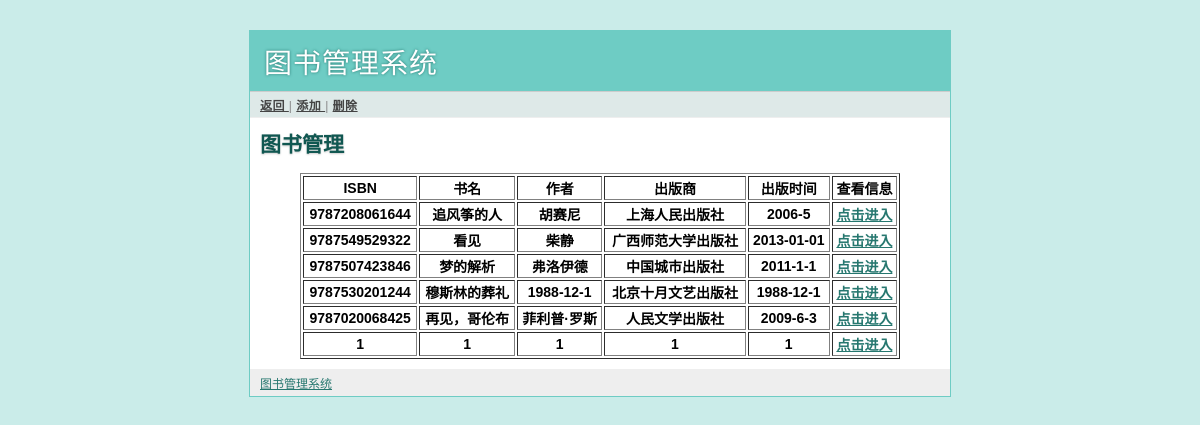
The page /manager/books (signed in) on the database its author committed.
### tables this page shows
CREATE TABLE books(
       book_id text primary key,
       book_name text not null,
       author text not null,
       publish_com text not null,
       publish_date text not null
);

### book.py (the view)
@app.route('/manager/books')
def manager_books():
    manager_judge()
    return render_template('manager_books.html',
                           books=query_db('select * from books', []))

### book.py (called while the page is built)
def get_db():
    top = _app_ctx_stack.top
    if not hasattr(top, 'sqlite_db'):
        top.sqlite_db = sqlite3.connect(app.config['DATABASE'])
        top.sqlite_db.row_factory = sqlite3.Row
    return top.sqlite_db

@app.teardown_appcontext
def close_database(exception):
    top = _app_ctx_stack.top
    if hasattr(top, 'sqlite_db'):
        top.sqlite_db.close()

def query_db(query, args=(), one=False):
    cur = get_db().execute(query, args)
    rv = cur.fetchall()
    return (rv[0] if rv else None) if one else rv

@app.before_request
def before_request():
    g.user = None
    if 'user_id' in session:
        g.user = session['user_id']

def manager_judge():
    if not session['user_id']:
        error = 'Invalid manager, please login'
        return render_template('manager_login.html', error=error)

### templates/manager_books.html (shortened to what this page needs)
{% extends 'layout.html' %}
{% block link%}
	<a href="{{ url_for('manager')}}"> 返回 </a> |
	<a href="{{ url_for('manager_books_add') }}"> 添加 </a> |
	<a href="{{ url_for('manager_books_delete') }}"> 删除 </a>
{%  endblock%}
{% block body%}
	<h2> 图书管理 </h2>
	<table width="600" border="1", align="center">
	  <tr>
	    <th align="center"> ISBN </th>
	    <th align="center"> 书名 </th>
	    <th align="center"> 作者</th>
	    <th align="centet"> 出版商 </th>
	    <th align="center"> 出版时间 </th>
	    <th align="center"> 查看信息 </th>
	  </tr>
	  {% for book in books%}
	  <tr>
	    <th align="center"> {{book.book_id}}</th>
	    <th align="center"> {{book.book_name}} </th>
	    <th align="center"> {{book.author}}</th>
	    <th align="centet"> {{book.publish_com}} </th>
	    <th align="center"> {{book.publish_date}}</th>
	    <th align="center"> <a href="{{ url_for('manager_book', id=book.book_id)}}"> 点击进入 </a> </th>
	  </tr>
	  {% endfor %}
	</table>
{% endblock%}

### templates/layout.html (shortened to what this page needs)
<!doctype html>
<link rel=stylesheet type=text/css href="{{ url_for('static', filename='style.css') }}">
<div class=page>
  <h1>图书管理系统</h1>
  <div class=navigation>
    {% block link %}{% endblock %}
  </div>
  <div class=body>
    {% block body %}{% endblock %}
   </div>
  <div class=footer>
      <a href="#">图书管理系统</a>
  </div>
</div>

### static/style.css (style rules this page uses)
a { color: #26776F; }
div.page { background: white; border: 1px solid #6ECCC4; width: 700px; margin: 30px auto; }
div.page h1 { background: #6ECCC4; margin: 0; padding: 10px 14px; color: white; letter-spacing: 1px; text-shadow: 0 0 3px #24776F; font-weight: normal; }
div.page div.navigation { background: #DEE9E8; padding: 4px 10px; border-top: 1px solid #ccc; border-bottom: 1px solid #eee; color: #888; font-size: 12px; letter-spacing: 0.5px; }
div.page div.navigation a { color: #444; font-weight: bold; }
div.page h2 { margin: 0 0 15px 0; color: #105751; text-shadow: 0 1px 2px #ccc; }
div.page div.body { padding: 10px; }
div.page div.footer { background: #eee; color: #888; padding: 5px 10px; font-size: 12px; }

### rows shown on the page
books: book_id "9787208061644", book_name "追风筝的人", author "胡赛尼", publish_com "上海人民出版社", publish_date "2006-5"
books: book_id "9787549529322", book_name "看见", author "柴静", publish_com "广西师范大学出版社", publish_date "2013-01-01"
books: book_id "9787507423846", book_name "梦的解析", author "弗洛伊德", publish_com "中国城市出版社", publish_date "2011-1-1"
books: book_id "9787530201244", book_name "穆斯林的葬礼", author "1988-12-1", publish_com "北京十月文艺出版社", publish_date "1988-12-1"
books: book_id "9787020068425", book_name "再见，哥伦布", author "菲利普·罗斯", publish_com "人民文学出版社", publish_date "2009-6-3"
books: book_id "1", book_name "1", author "1", publish_com "1", publish_date "1"
